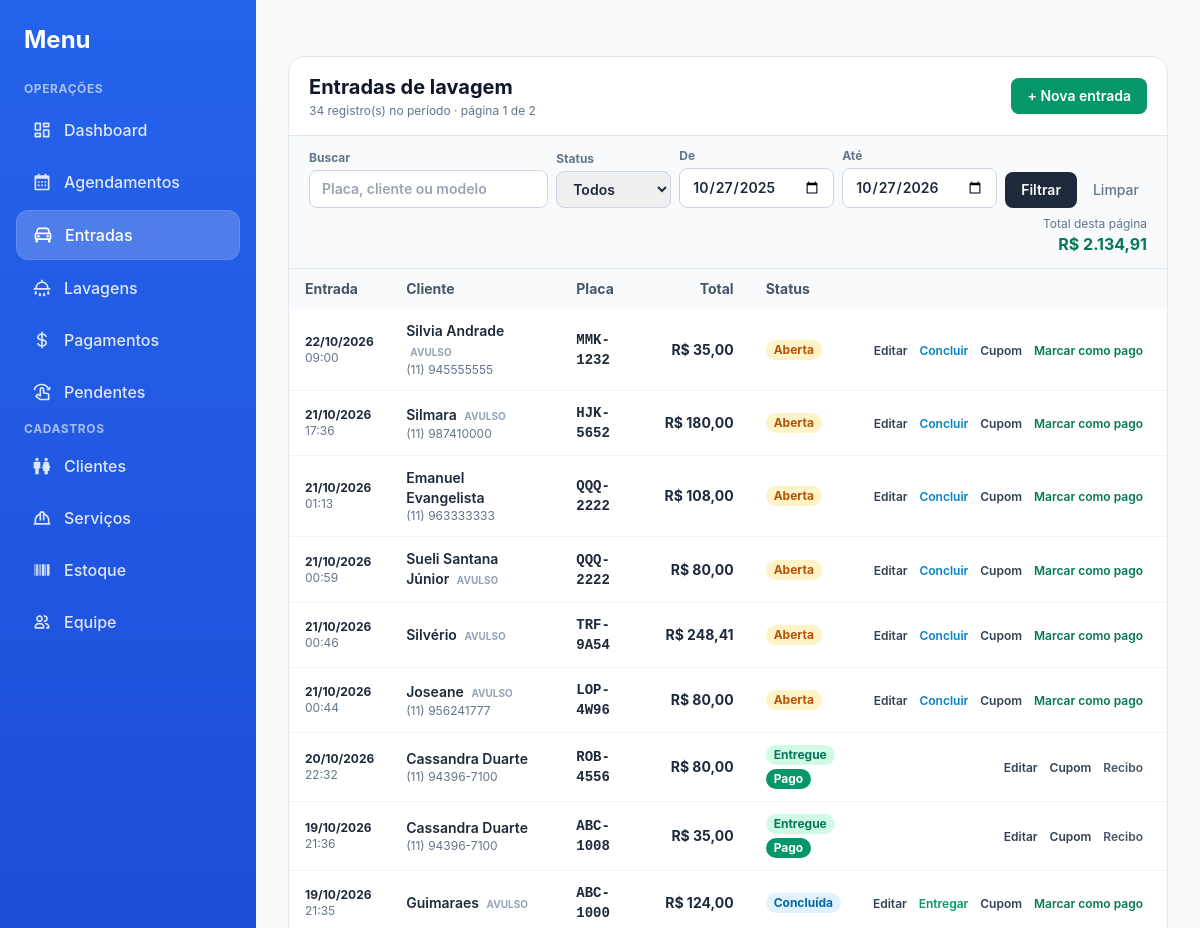
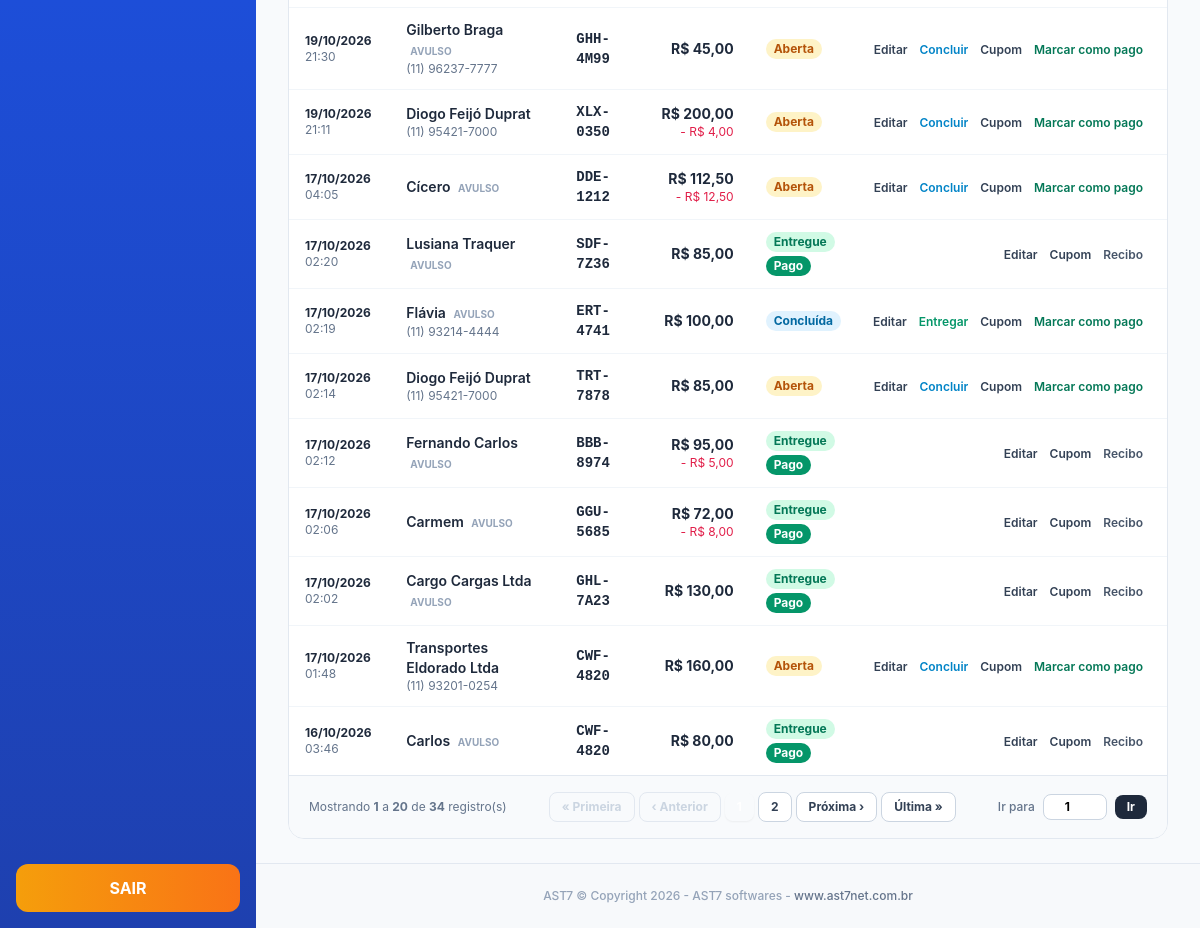
The app's page /entradas.php (signed in), older data (2 pictures, top to bottom).
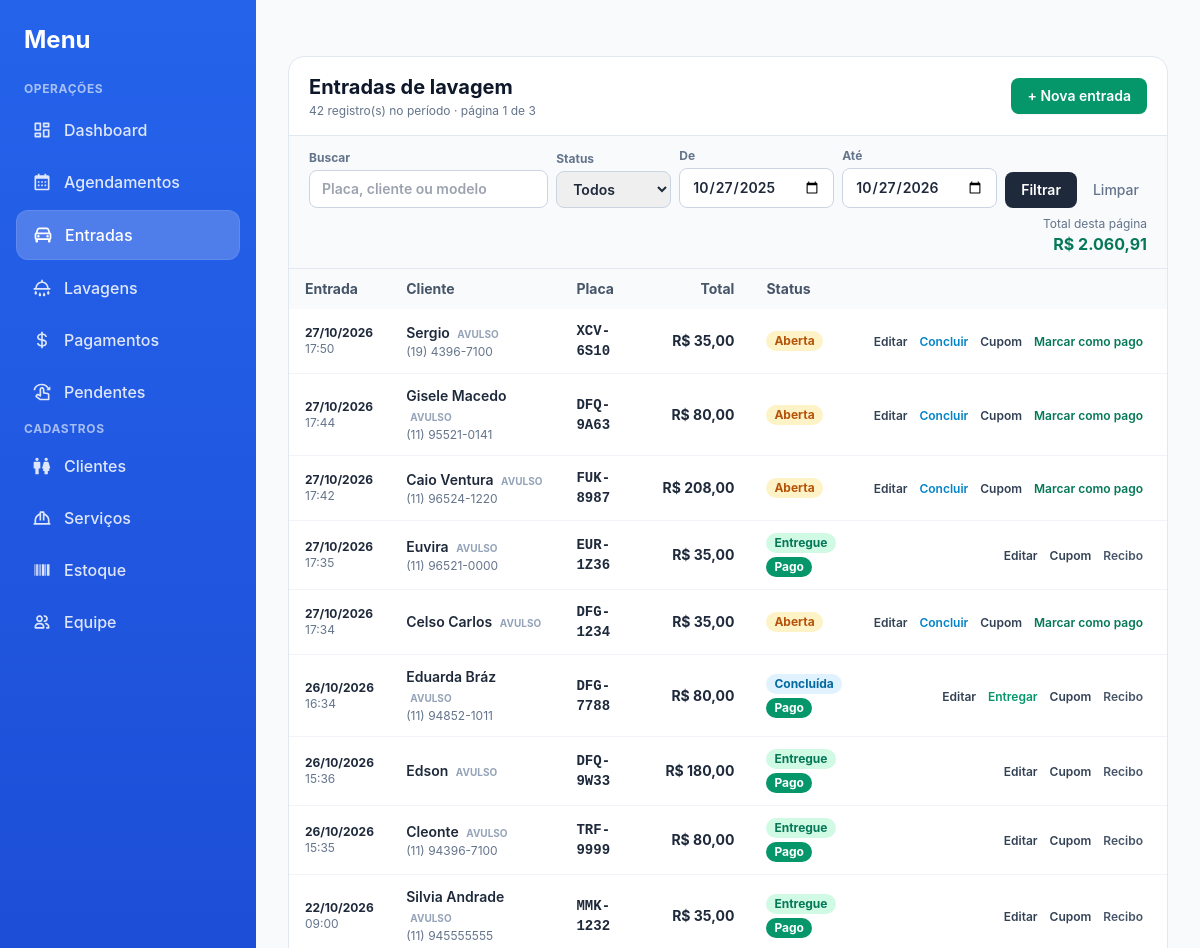
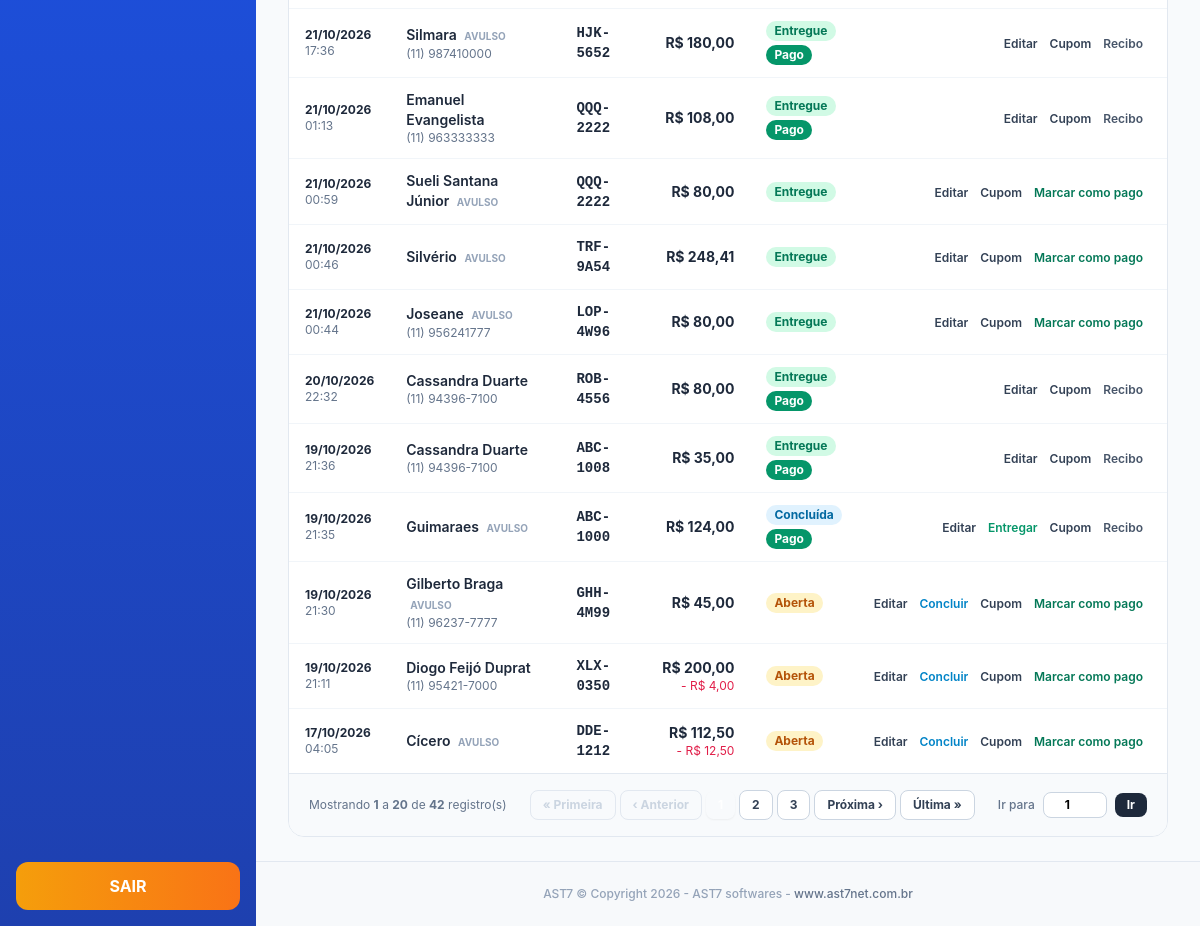
The same page, newer data (2 pictures, top to bottom).
### tables this page shows
CREATE TABLE lavagem_entradas (
        id INTEGER PRIMARY KEY AUTOINCREMENT,
        cliente_id INTEGER,
        placa TEXT NOT NULL DEFAULT '',
        veiculo_id INTEGER,
        veiculo_manual_marca TEXT NOT NULL DEFAULT '',
        veiculo_manual_modelo TEXT NOT NULL DEFAULT '',
        veiculo_manual_cor TEXT NOT NULL DEFAULT '',
        veiculo_manual_ano TEXT NOT NULL DEFAULT '',
        data_entrada TEXT NOT NULL,
        hora_entrada TEXT NOT NULL,
        previsao_saida_horas INTEGER NOT NULL DEFAULT 0,
        previsao_saida_datetime TEXT NOT NULL DEFAULT '',
        observacoes TEXT NOT NULL DEFAULT '',
        avarias TEXT NOT NULL DEFAULT '',
        status TEXT NOT NULL DEFAULT 'aberta',
        subtotal_centavos INTEGER NOT NULL DEFAULT 0,
        desconto_centavos INTEGER NOT NULL DEFAULT 0,
        desconto_percentual INTEGER NOT NULL DEFAULT 0,
        total_centavos INTEGER NOT NULL DEFAULT 0,
        pago INTEGER NOT NULL DEFAULT 0,
        criado_por INTEGER,
        criado_em TEXT NOT NULL DEFAULT (datetime('now','localtime')),
        atualizado_em TEXT NOT NULL DEFAULT (datetime('now','localtime')), cliente_nome_avulso TEXT NOT NULL DEFAULT '', cliente_celular TEXT NOT NULL DEFAULT '', sms_enviado INTEGER NOT NULL DEFAULT 0, sms_enviado_em TEXT NOT NULL DEFAULT '',
        FOREIGN KEY (cliente_id) REFERENCES clientes(id) ON DELETE SET NULL,
        FOREIGN KEY (veiculo_id) REFERENCES veiculos(id) ON DELETE SET NULL
    );

CREATE TABLE clientes (
        id INTEGER PRIMARY KEY AUTOINCREMENT,
        tipo TEXT NOT NULL DEFAULT 'F',
        nome TEXT NOT NULL DEFAULT '',
        nome_fantasia TEXT NOT NULL DEFAULT '',
        cpf_cnpj TEXT NOT NULL DEFAULT '',
        rg_ie TEXT NOT NULL DEFAULT '',
        data_nascimento TEXT NOT NULL DEFAULT '',
        email TEXT NOT NULL DEFAULT '',
        telefone TEXT NOT NULL DEFAULT '',
        celular TEXT NOT NULL DEFAULT '',
        cep TEXT NOT NULL DEFAULT '',
        endereco TEXT NOT NULL DEFAULT '',
        numero TEXT NOT NULL DEFAULT '',
        complemento TEXT NOT NULL DEFAULT '',
        bairro TEXT NOT NULL DEFAULT '',
        cidade TEXT NOT NULL DEFAULT '',
        uf TEXT NOT NULL DEFAULT '',
        observacoes TEXT NOT NULL DEFAULT '',
        ativo INTEGER NOT NULL DEFAULT 1,
        criado_em TEXT NOT NULL DEFAULT (datetime('now','localtime')),
        atualizado_em TEXT NOT NULL DEFAULT (datetime('now','localtime'))
    );

### config.php (called while the page is built, shortened)
<?php
function db(): PDO {
    static $pdo = null;
    if ($pdo === null) {
        $pdo = new PDO('sqlite:' . DB_PATH, null, null, [
            PDO::ATTR_ERRMODE            => PDO::ERRMODE_EXCEPTION,
            PDO::ATTR_DEFAULT_FETCH_MODE => PDO::FETCH_ASSOC,
        ]);
        $pdo->exec('PRAGMA foreign_keys = ON');
        $pdo->exec('PRAGMA journal_mode = WAL');
    }
    return $pdo;
}
require_once APP_ROOT . '/functions.php';

### functions.php (called while the page is built, shortened)
<?php
function e(?string $s): string {
    return htmlspecialchars((string)$s, ENT_QUOTES, 'UTF-8');
}
function normalizar_placa(string $placa): string {
    return strtoupper(preg_replace('/[^A-Za-z0-9]/', '', $placa));
}
function formatar_placa(string $placa): string {
    $p = normalizar_placa($placa);
    return substr($p, 0, 3) . '-' . substr($p, 3);
}
function centavos_para_moeda(int $c): string {
    return number_format($c / 100, 2, ',', '.');
}
function centavos_para_moeda_brl(int $c): string {
    return 'R$ ' . centavos_para_moeda($c);
}

### entradas.php (the view, shortened to what the changed rows need)
<?php
require_once __DIR__ . '/config.php';
$busca  = trim((string)($_GET['q'] ?? ''));
$status = trim((string)($_GET['status'] ?? ''));
$de  = trim((string)($_GET['de']  ?? date('Y-m-d', strtotime('-12 months'))));
$ate = trim((string)($_GET['ate'] ?? date('Y-m-d')));
$pagina = max(1, (int)($_GET['pagina'] ?? 1));
$porPagina = 20;
$where  = [];
$params = [];
$where[] = 'e.data_entrada >= :de';
$params[':de'] = $de;
$where[] = 'e.data_entrada <= :ate';
$params[':ate'] = $ate;
$sqlWhere = 'WHERE ' . implode(' AND ', $where);
$stCount = db()->prepare("
    SELECT COUNT(*)
    FROM lavagem_entradas e
    LEFT JOIN clientes c ON c.id = e.cliente_id
    $sqlWhere
");
$stCount->execute($params);
$totalRegistros = (int)$stCount->fetchColumn();
$totalPaginas = max(1, (int)ceil($totalRegistros / $porPagina));
$offset = ($pagina - 1) * $porPagina;
$sql = "SELECT e.*, c.nome AS cliente_nome_cadastro
        FROM lavagem_entradas e
        LEFT JOIN clientes c ON c.id = e.cliente_id
        $sqlWhere
        ORDER BY e.data_entrada DESC, e.hora_entrada DESC, e.id DESC
        LIMIT $porPagina OFFSET $offset";
$st = db()->prepare($sql);
$st->execute($params);
$entradas = $st->fetchAll();
$totalPagina = 0;
foreach ($entradas as $en) $totalPagina += (int)$en['total_centavos'];
function urlPagina(int $pagina, array $filtros): string {
    $q = array_filter($filtros, fn($v) => $v !== '' && $v !== null);
    $q['pagina'] = $pagina;
    return 'entradas.php?' . http_build_query($q);
}
$filtrosAtuais = [
    'q'      => $busca,
    'status' => $status,
    'de'     => $de,
    'ate'    => $ate,
];
require __DIR__ . '/header.php';
?>
<div class="bg-white rounded-2xl shadow-card border border-slate-200 overflow-hidden">
  <div class="px-5 py-4 border-b border-slate-200 flex flex-wrap items-center justify-between gap-3">
    <div>
      <h1 class="text-xl font-bold text-slate-900">Entradas de lavagem</h1>
      <p class="text-xs text-slate-500 mt-0.5">
        <?= (int)$totalRegistros ?> registro(s) no período
        <?= $totalPaginas > 1 ? ' · página ' . $pagina . ' de ' . $totalPaginas : '' ?>
      </p>
    </div>
  </div>
  <form method="get" class="px-5 py-3 bg-slate-50 border-b border-slate-200 flex flex-wrap gap-2 items-end">
    <div class="ml-auto text-right">
      <div class="text-xs text-slate-500">Total desta página</div>
      <div class="font-bold text-emerald-700"><?= e(centavos_para_moeda_brl($totalPagina)) ?></div>
    </div>
  </form>
  <div class="overflow-x-auto">
    <table class="min-w-full text-sm">
      <thead class="bg-slate-50 text-slate-600">
        <tr>
          <th class="text-left px-4 py-2.5 font-bold">Entrada</th>
          <th class="text-left px-4 py-2.5 font-bold">Cliente</th>
          <th class="text-left px-4 py-2.5 font-bold">Placa</th>
          <th class="text-right px-4 py-2.5 font-bold">Total</th>
          <th class="text-left px-4 py-2.5 font-bold">Status</th>
          <th class="px-4 py-2.5"></th>
        </tr>
      </thead>
      <tbody class="divide-y divide-slate-100">
      <?php if (!$entradas): ?>
        <tr><td colspan="6" class="px-4 py-10 text-center text-slate-400">
          Nenhuma entrada encontrada no período selecionado.
        </td></tr>
      <?php else: ?>
        <?php foreach ($entradas as $en): ?>
          <?php
            $nomeExibir = $en['cliente_nome_cadastro'] ?: ($en['cliente_nome_avulso'] ?: '—');
            $celExibir  = $en['cliente_celular'] ?? '';
            $ehAvulso   = empty($en['cliente_id']);
          ?>
          <tr class="hover:bg-slate-50 transition">
            <td class="px-4 py-3 text-xs">
              <div class="font-bold text-slate-800"><?= e(date('d/m/Y', strtotime($en['data_entrada']))) ?></div>
              <div class="text-slate-500"><?= e(substr($en['hora_entrada'], 0, 5)) ?></div>
            </td>
            <td class="px-4 py-3">
              <div class="font-semibold text-slate-800">
                <?= e($nomeExibir) ?>
                <?php if ($ehAvulso && $nomeExibir !== '—'): ?>
                  <span class="text-[10px] uppercase text-slate-400 ml-1 font-bold">avulso</span>
                <?php endif; ?>
              </div>
              <?php if ($celExibir): ?>
                <div class="text-xs text-slate-500"><?= e($celExibir) ?></div>
              <?php endif; ?>
            </td>
            <td class="px-4 py-3">
              <div class="font-mono font-bold text-slate-800"><?= e(formatar_placa($en['placa'])) ?></div>
            </td>
            <td class="px-4 py-3 text-right font-bold text-slate-800 whitespace-nowrap">
              <?= e(centavos_para_moeda_brl((int)$en['total_centavos'])) ?>
              <?php if ((int)$en['desconto_centavos'] > 0): ?>
                <div class="text-xs text-rose-600 font-normal">
                  - <?= e(centavos_para_moeda_brl((int)$en['desconto_centavos'])) ?>
                </div>
              <?php endif; ?>
            </td>
            <td class="px-4 py-3">
              <div class="flex flex-col gap-1">
                <?php if ($en['status'] === 'aberta'): ?>
                  <span class="inline-block text-xs px-2 py-0.5 rounded-full bg-amber-100 text-amber-700 w-fit font-bold">Aberta</span>
                <?php elseif ($en['status'] === 'concluida'): ?>
                  <span class="inline-block text-xs px-2 py-0.5 rounded-full bg-sky-100 text-sky-700 w-fit font-bold">Concluída</span>
                <?php else: ?>
                  <span class="inline-block text-xs px-2 py-0.5 rounded-full bg-emerald-100 text-emerald-700 w-fit font-bold">Entregue</span>
                <?php endif; ?>
                <?php if ($en['pago']): ?>
                  <span class="inline-block text-xs px-2 py-0.5 rounded-full bg-emerald-600 text-white w-fit font-bold">Pago</span>
                <?php endif; ?>
              </div>
            </td>
            <td class="px-4 py-3 text-right whitespace-nowrap">
              <a href="entrada_lavagem.php?id=<?= (int)$en['id'] ?>"
                 class="text-slate-700 hover:underline text-xs font-semibold mr-2">Editar</a>
              <?php if ($en['status'] === 'aberta'): ?>
                <form method="post" class="inline">
                  <button class="text-sky-600 hover:underline text-xs font-semibold mr-2">Concluir</button>
                </form>
              <?php endif; ?>
              <?php if ($en['status'] === 'concluida'): ?>
                <form method="post" class="inline">
                  <button class="text-emerald-600 hover:underline text-xs font-semibold mr-2">Entregar</button>
                </form>
              <?php endif; ?>
              <a href="cupom_lavagem.php?entrada=<?= (int)$en['id'] ?>" target="_blank"
                 class="text-slate-700 hover:underline text-xs font-semibold mr-2">Cupom</a>
              <?php if (!$en['pago']): ?>
                <button type="button"
                        class="btn-pagar text-emerald-700 hover:underline text-xs font-semibold mr-2"
                        data-id="<?= (int)$en['id'] ?>"
                        data-placa="<?= e(formatar_placa($en['placa'])) ?>"
                        data-cliente="<?= e($nomeExibir) ?>"
                        data-total="<?= e(centavos_para_moeda((int)$en['total_centavos'])) ?>">
                  Marcar como pago
                </button>
              <?php else: ?>
                <a href="recibo.php?entrada=<?= (int)$en['id'] ?>"
                   class="text-slate-600 hover:underline text-xs font-semibold mr-2">Recibo</a>
              <?php endif; ?>
            </td>
          </tr>
        <?php endforeach; ?>
      <?php endif; ?>
      </tbody>
    </table>
  </div>
  <?php if ($totalPaginas > 1): ?>
    <?php
      $paginas = [];
      $paginas[] = 1;
      for ($i = max(2, $pagina - 2); $i <= min($totalPaginas - 1, $pagina + 2); $i++) {
          $paginas[] = $i;
      }
      if ($totalPaginas > 1) $paginas[] = $totalPaginas;
      $paginas = array_values(array_unique($paginas));
      sort($paginas);
    ?>
    <div class="px-5 py-4 border-t border-slate-200 flex flex-wrap items-center justify-between gap-3 bg-slate-50">
      <div class="text-xs text-slate-500">
        Mostrando
        <strong><?= $offset + 1 ?></strong>
        a
        <strong><?= min($offset + $porPagina, $totalRegistros) ?></strong>
        de
        <strong><?= $totalRegistros ?></strong>
        registro(s)
      </div>
      <nav class="flex items-center gap-1 flex-wrap">
        <?php if ($pagina > 1): ?>
          <a href="<?= e(urlPagina(1, $filtrosAtuais)) ?>"
             class="px-3 py-1.5 rounded-lg border border-slate-300 bg-white hover:bg-slate-100 text-xs font-bold text-slate-700">
            « Primeira
          </a>
          <a href="<?= e(urlPagina($pagina - 1, $filtrosAtuais)) ?>"
             class="px-3 py-1.5 rounded-lg border border-slate-300 bg-white hover:bg-slate-100 text-xs font-bold text-slate-700">
            ‹ Anterior
          </a>
        <?php else: ?>
          <span class="px-3 py-1.5 rounded-lg border border-slate-200 bg-slate-50 text-xs font-bold text-slate-300 cursor-not-allowed">« Primeira</span>
          <span class="px-3 py-1.5 rounded-lg border border-slate-200 bg-slate-50 text-xs font-bold text-slate-300 cursor-not-allowed">‹ Anterior</span>
        <?php endif; ?>
        <?php
          foreach ($paginas as $p):
        ?>
        <?php
            if ($p === $pagina):
        ?>
          <span class="px-3 py-1.5 rounded-lg bg-brand-500 text-white text-xs font-bold shadow-sm">
          </span>
        <?php else: ?>
          <a href="<?= e(urlPagina($p, $filtrosAtuais)) ?>"
             class="px-3 py-1.5 rounded-lg border border-slate-300 bg-white hover:bg-slate-100 text-xs font-bold text-slate-700">
            <?= $p ?>
          </a>
        <?php
            endif;
          endforeach;
        ?>
        <?php if ($pagina < $totalPaginas): ?>
          <a href="<?= e(urlPagina($pagina + 1, $filtrosAtuais)) ?>"
             class="px-3 py-1.5 rounded-lg border border-slate-300 bg-white hover:bg-slate-100 text-xs font-bold text-slate-700">
            Próxima ›
          </a>
          <a href="<?= e(urlPagina($totalPaginas, $filtrosAtuais)) ?>"
             class="px-3 py-1.5 rounded-lg border border-slate-300 bg-white hover:bg-slate-100 text-xs font-bold text-slate-700">
            Última »
          </a>
        <?php else: ?>
          <span class="px-3 py-1.5 rounded-lg border border-slate-200 bg-slate-50 text-xs font-bold text-slate-300 cursor-not-allowed">Próxima ›</span>
          <span class="px-3 py-1.5 rounded-lg border border-slate-200 bg-slate-50 text-xs font-bold text-slate-300 cursor-not-allowed">Última »</span>
        <?php endif; ?>
      </nav>
      <form method="get" class="flex items-center gap-2 text-xs">
        <label class="text-slate-500 font-medium">Ir para</label>
        <input type="number" name="pagina" min="1" max="<?= $totalPaginas ?>"
               value="<?= $pagina ?>"
               class="w-16 rounded-lg border border-slate-300 px-2 py-1 text-center font-bold text-black">
        <button class="rounded-lg bg-slate-800 hover:bg-slate-700 text-white px-3 py-1 text-xs font-bold">Ir</button>
      </form>
    </div>
  <?php endif; ?>
</div>
<?php require __DIR__ . '/footer.php'; ?>

Row changes from the older to the newer data that the page shows:
no longer on this page (row unchanged): lavagem_entradas: data_entrada "17/10/2026", hora_entrada "02:20", cliente_nome_avulso "Lusiana Traquer", shows "AVULSO", placa "SDF-7Z36", total_centavos "R$ 85,00", status "Entregue", pago "Pago"
no longer on this page (row unchanged): lavagem_entradas: data_entrada "17/10/2026", hora_entrada "02:19", cliente_nome_avulso "Flávia", shows "AVULSO", cliente_celular "(11) 93214-4444", placa "ERT-4741", total_centavos "R$ 100,00", status "Concluída"
no longer on this page (row unchanged): lavagem_entradas: data_entrada "17/10/2026", hora_entrada "02:14", cliente.nome "Diogo Feijó Duprat", cliente_celular "(11) 95421-7000", placa "TRT-7878", total_centavos "R$ 85,00", status "Aberta"
no longer on this page (row unchanged): lavagem_entradas: data_entrada "17/10/2026", hora_entrada "02:12", cliente_nome_avulso "Fernando Carlos", shows "AVULSO", placa "BBB-8974", total_centavos "R$ 95,00", desconto_centavos "R$ 5,00", status "Entregue", pago "Pago"
no longer on this page (row unchanged): lavagem_entradas: data_entrada "17/10/2026", hora_entrada "02:06", cliente_nome_avulso "Carmem", shows "AVULSO", placa "GGU-5685", total_centavos "R$ 72,00", desconto_centavos "R$ 8,00", status "Entregue", pago "Pago"
no longer on this page (row unchanged): lavagem_entradas: data_entrada "17/10/2026", hora_entrada "02:02", cliente_nome_avulso "Cargo Cargas Ltda", shows "AVULSO", placa "GHL-7A23", total_centavos "R$ 130,00", status "Entregue", pago "Pago"
no longer on this page (row unchanged): lavagem_entradas: data_entrada "17/10/2026", hora_entrada "01:48", cliente.nome "Transportes Eldorado Ltda", cliente_celular "(11) 93201-0254", placa "CWF-4820", total_centavos "R$ 160,00", status "Aberta"
no longer on this page (row unchanged): lavagem_entradas: data_entrada "16/10/2026", hora_entrada "03:46", cliente_nome_avulso "Carlos", shows "AVULSO", placa "CWF-4820", total_centavos "R$ 80,00", status "Entregue", pago "Pago"
added lavagem_entradas: data_entrada "27/10/2026", hora_entrada "17:50", cliente_nome_avulso "Sergio", shows "AVULSO", cliente_celular "(19) 4396-7100", placa "XCV-6S10", total_centavos "R$ 35,00", status "Aberta"
added lavagem_entradas: data_entrada "27/10/2026", hora_entrada "17:44", cliente_nome_avulso "Gisele Macedo", shows "AVULSO", cliente_celular "(11) 95521-0141", placa "DFQ-9A63", total_centavos "R$ 80,00", status "Aberta"
added lavagem_entradas: data_entrada "27/10/2026", hora_entrada "17:42", cliente_nome_avulso "Caio Ventura", shows "AVULSO", cliente_celular "(11) 96524-1220", placa "FUK-8987", total_centavos "R$ 208,00", status "Aberta"
added lavagem_entradas: data_entrada "27/10/2026", hora_entrada "17:35", cliente_nome_avulso "Euvira", shows "AVULSO", cliente_celular "(11) 96521-0000", placa "EUR-1Z36", total_centavos "R$ 35,00", status "Entregue", pago "Pago"
added lavagem_entradas: data_entrada "27/10/2026", hora_entrada "17:34", cliente_nome_avulso "Celso Carlos", shows "AVULSO", placa "DFG-1234", total_centavos "R$ 35,00", status "Aberta"
added lavagem_entradas: data_entrada "26/10/2026", hora_entrada "16:34", cliente_nome_avulso "Eduarda Bráz", shows "AVULSO", cliente_celular "(11) 94852-1011", placa "DFG-7788", total_centavos "R$ 80,00", status "Concluída", pago "Pago"
added lavagem_entradas: data_entrada "26/10/2026", hora_entrada "15:36", cliente_nome_avulso "Edson", shows "AVULSO", placa "DFQ-9W33", total_centavos "R$ 180,00", status "Entregue", pago "Pago"
added lavagem_entradas: data_entrada "26/10/2026", hora_entrada "15:35", cliente_nome_avulso "Cleonte", shows "AVULSO", cliente_celular "(11) 94396-7100", placa "TRF-9999", total_centavos "R$ 80,00", status "Entregue", pago "Pago"
changed lavagem_entradas "Silvia Andrade": status "Aberta Concluir" → "Entregue"; pago "Marcar como pago" → "Pago Recibo"
changed lavagem_entradas "Silmara": status "Aberta Concluir" → "Entregue"; pago "Marcar como pago" → "Pago Recibo"
changed lavagem_entradas "Emanuel Evangelista": status "Aberta Concluir" → "Entregue"; pago "Marcar como pago" → "Pago Recibo"
changed lavagem_entradas "Sueli Santana Júnior": status "Aberta Concluir" → "Entregue"
changed lavagem_entradas "Silvério": status "Aberta Concluir" → "Entregue"
changed lavagem_entradas "Joseane": status "Aberta Concluir" → "Entregue"
changed lavagem_entradas "Guimaraes": pago "Marcar como pago" → "Pago Recibo"
Text that changed along with them:
$totalRegistros: "34" → "42"
$totalPaginas: "2" → "3"
centavos_para_moeda_brl($totalPagina): "R$ 2.134,91" → "R$ 2.060,91"
new list line: "3"
